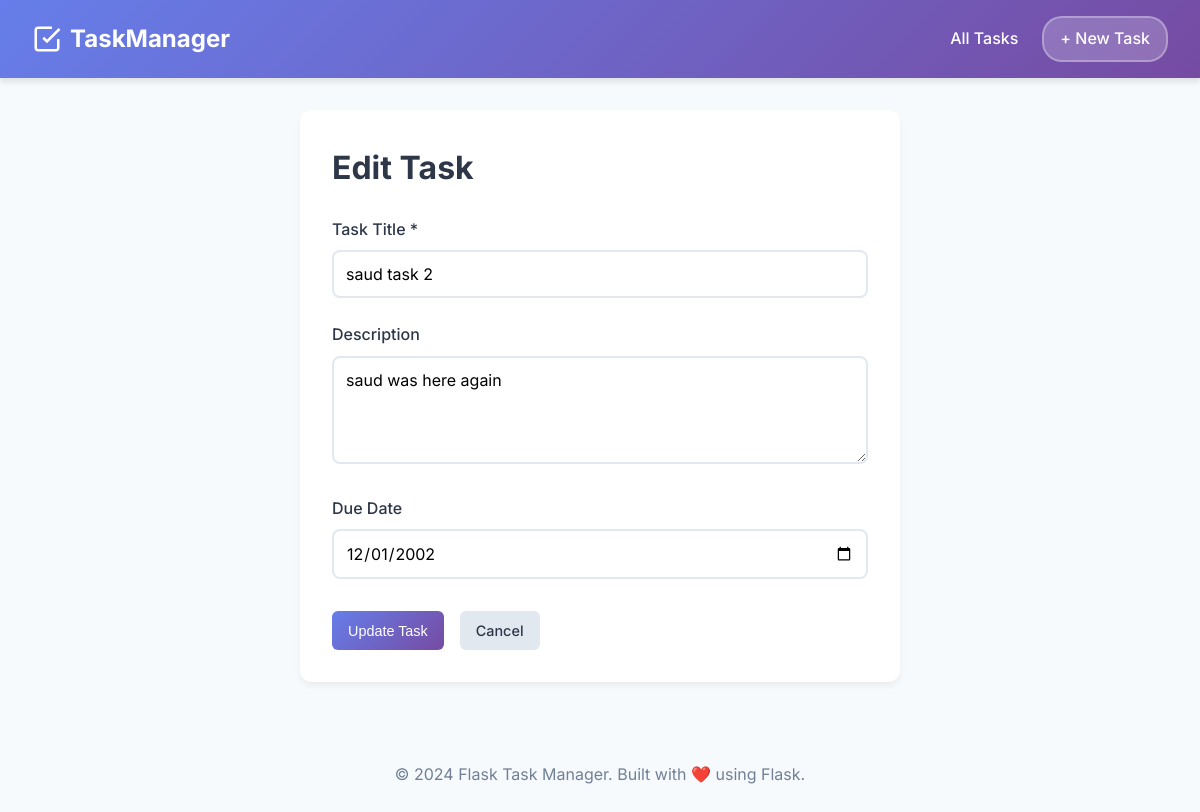
Page /edit/2 on the committed database.
### tables this page shows
CREATE TABLE tasks (
            id INTEGER PRIMARY KEY AUTOINCREMENT,
            title TEXT NOT NULL,
            description TEXT,
            created_at TIMESTAMP DEFAULT CURRENT_TIMESTAMP,
            due_date DATE,
            completed BOOLEAN DEFAULT 0
        );

### app.py (the view, shortened to what this page needs)
@app.route('/edit/<int:id>', methods=['GET', 'POST'])
def edit_task(id):
    conn = get_db_connection()
    task = conn.execute('SELECT * FROM tasks WHERE id = ?', (id,)).fetchone()
    if task is None:
        abort(404)
    conn.close()
    return render_template('edit.html', task=task)

### app.py (called while the page is built)
def get_db_connection():
    conn = sqlite3.connect(DATABASE)
    conn.row_factory = sqlite3.Row
    return conn

### templates/edit.html (shortened to what this page needs)
{% extends 'base.html' %}
{% block content %}
<div class="form-container">
    <h1>Edit Task</h1>
    <form method="POST" class="task-form">
        <div class="form-group">
            <label for="title">Task Title *</label>
            <input type="text" id="title" name="title" required
                   maxlength="100" value="{{ task.title }}">
        </div>
        <div class="form-group">
            <label for="description">Description</label>
            <textarea id="description" name="description" rows="4">{{ task.description or '' }}</textarea>
        </div>
        <div class="form-group">
            <label for="due_date">Due Date</label>
            <input type="date" id="due_date" name="due_date"
                   value="{{ task.due_date or '' }}">
        </div>
        <div class="form-actions">
            <button type="submit" class="btn btn-primary">Update Task</button>
            <a href="{{ url_for('index') }}" class="btn btn-secondary">Cancel</a>
        </div>
    </form>
</div>
{% endblock %}

### static/style.css (style rules this page uses)
* { margin: 0; padding: 0; box-sizing: border-box; }
:root { --primary: #667eea; --primary-dark: #764ba2; --success: #48bb78; --danger: #f56565; --warning: #ed8936; --bg: #f7fafc; --card: #ffffff; --text: #2d3748; --text-light: #718096; --border: #e2e8f0; }
body { font-family: 'Inter', -apple-system, BlinkMacSystemFont, sans-serif; background: var(--bg); color: var(--text); line-height: 1.6; }
.btn { padding: 0.5rem 1rem; border-radius: 6px; text-decoration: none; font-weight: 500; font-size: 0.9rem; transition: all 0.2s; border: none; cursor: pointer; display: inline-block; }
.btn-primary { background: linear-gradient(135deg, var(--primary) 0%, var(--primary-dark) 100%); color: white; }
.btn-secondary { background: var(--border); color: var(--text); }
.form-container { max-width: 600px; margin: 0 auto; background: var(--card); padding: 2rem; border-radius: 12px; box-shadow: 0 4px 6px rgba(0,0,0,0.05); }
.form-container h1 { margin-bottom: 1.5rem; color: var(--text); }
.form-group { margin-bottom: 1.5rem; }
.form-group label { display: block; margin-bottom: 0.5rem; font-weight: 500; color: var(--text); }
.form-group input, .form-group textarea { width: 100%; padding: 0.75rem; border: 2px solid var(--border); border-radius: 8px; font-size: 1rem; font-family: inherit; transition: border-color 0.2s; }
.form-actions { display: flex; gap: 1rem; margin-top: 2rem; }

### rows in the picture
tasks: title "saud task 2", description "saud was here again", due_date "12/01/2002"
